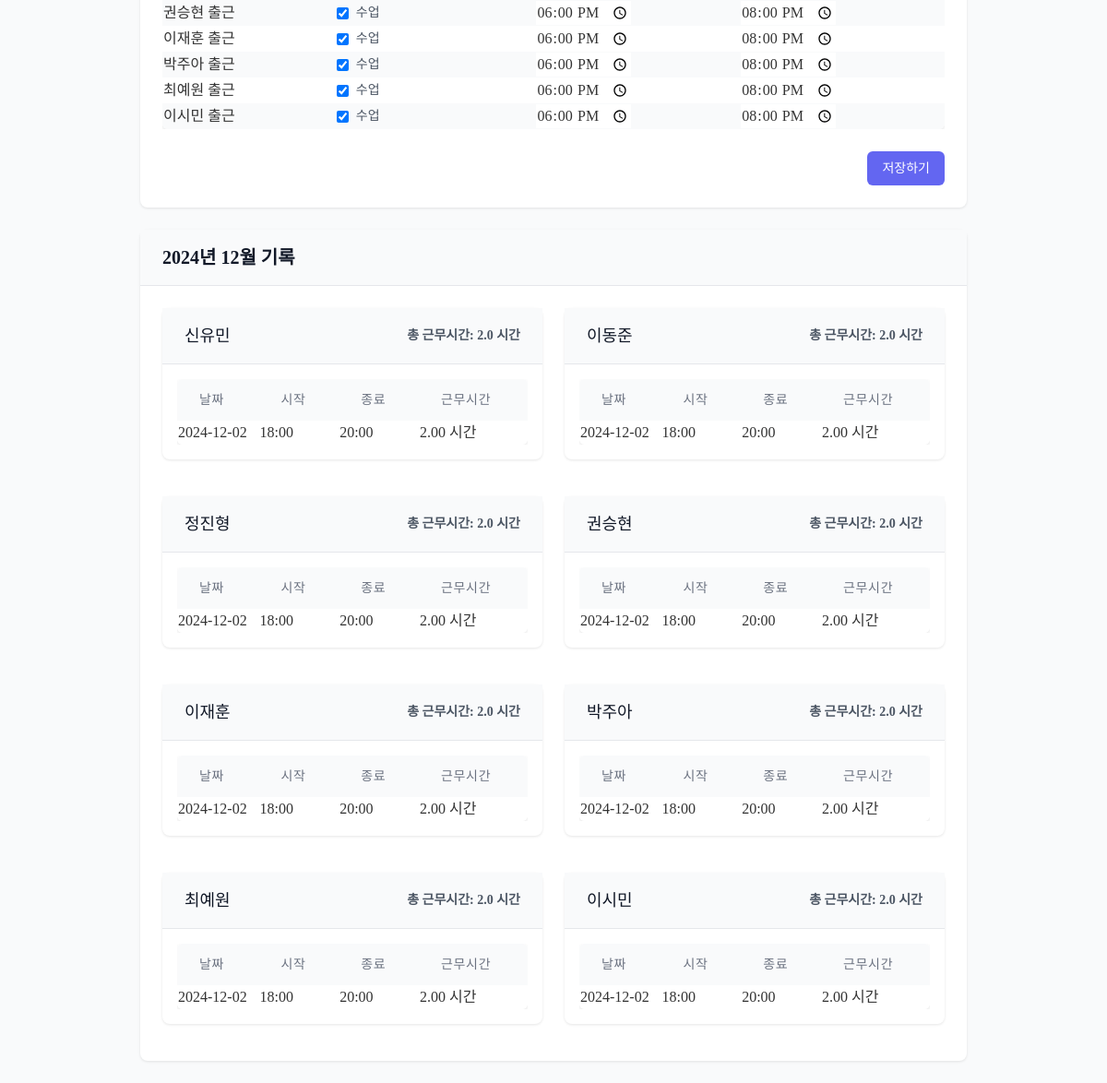
The app's page /teachers/attendance/create/ (signed in, lower part), older data.
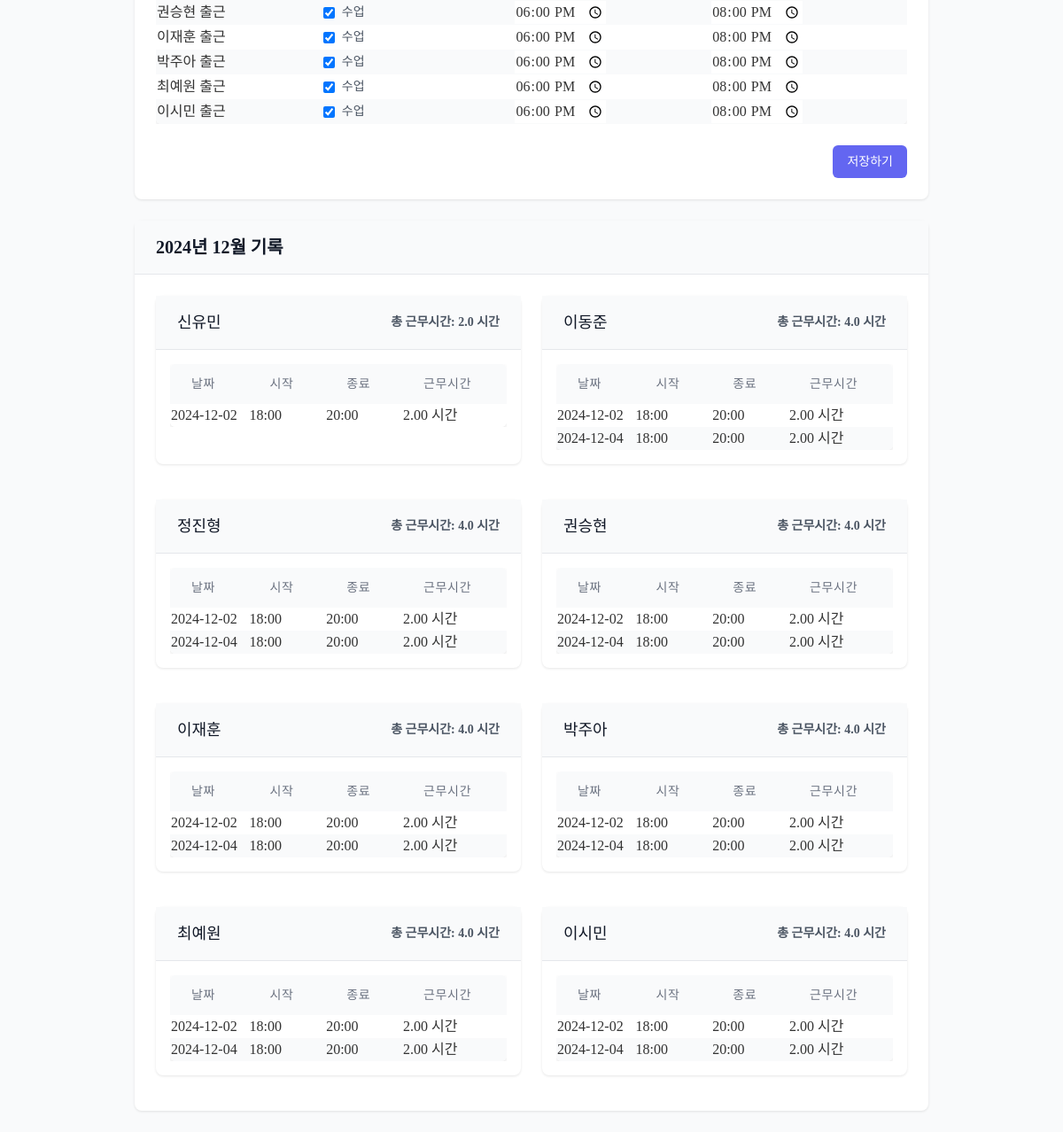
The same page, newer data.
### teachers/models.py (models this page shows, shortened)
class Teacher(models.Model):
    GENDER_CHOICES = [
        ('M', '남'),
        ('F', '여'),
    ]
    name = models.CharField(max_length=100, verbose_name='이름')
    phone_number = models.CharField(
        max_length=11,
        validators=[validate_phone_number],
        blank=True,
        null=True,
        verbose_name='전화번호'
    )
    email = models.EmailField(blank=True, null=True, verbose_name='이메일')
    gender = models.CharField(max_length=1, choices=GENDER_CHOICES, blank=True, null=True, verbose_name='성별')
    hire_date = models.DateField(blank=True, null=True, verbose_name='입사일')
    resignation_date = models.DateField(null=True, blank=True, verbose_name='퇴사일')
    bank = models.ForeignKey('common.Bank', on_delete=models.SET_NULL, blank=True, null=True, verbose_name='거래은행')
    account_number = models.CharField(max_length=20, blank=True, null=True, verbose_name='급여계좌')
    base_salary = models.IntegerField(blank=True, null=True, verbose_name='급여기준', default=15000)
    additional_salary = models.IntegerField(blank=True, null=True, verbose_name='추가급여', default=0)
    other_info = models.TextField(blank=True, null=True, verbose_name='기타')
    is_active = models.BooleanField(default=True, verbose_name="재직 중")
    extra_field1 = models.CharField(max_length=100, blank=True, null=True, verbose_name='예비1')
    extra_field2 = models.CharField(max_length=100, blank=True, null=True, verbose_name='예비2')
    extra_field3 = models.CharField(max_length=100, blank=True, null=True, verbose_name='예비3')
    extra_field4 = models.CharField(max_length=100, blank=True, null=True, verbose_name='예비4')
    class Meta:
        verbose_name = '교사'
        verbose_name_plural = '교사'

class Attendance(models.Model):
    teacher = models.ForeignKey(Teacher, on_delete=models.CASCADE, verbose_name='교사')
    date = models.DateField(default=timezone.now, verbose_name='날짜')
    is_present = models.BooleanField(default=True, verbose_name='출근')
    start_time = models.TimeField(null=True, blank=True, verbose_name='근무 시작 시간')
    end_time = models.TimeField(null=True, blank=True, verbose_name='근무 종료 시간')
    class Meta:
        unique_together = ['teacher', 'date']
        verbose_name = '출근기록'
        verbose_name_plural = '출근기록'

### teachers/views.py (the view, shortened to what this page needs)
# urls.py: path('attendance/create/', views.AttendanceCreateView.as_view(), name='attendance_create'),
class AttendanceCreateView(LoginRequiredMixin, View):
    def get(self, request):
        teachers = Teacher.objects.filter(is_active=True)
        form = BulkAttendanceForm(teachers=teachers)
        current_date = timezone.now().date()
        month_start = current_date.replace(day=1)
        month_end = (month_start + timedelta(days=32)).replace(day=1) - timedelta(days=1)
        monthly_records = Attendance.objects.filter(date__range=[month_start, month_end]).order_by('teacher', 'date')
        teacher_records = {}
        for record in monthly_records:
            if record.teacher not in teacher_records:
                teacher_records[record.teacher] = {'records': [], 'total_hours': 0}
            if record.start_time and record.end_time:
                start_datetime = timezone.make_aware(timezone.datetime.combine(record.date, record.start_time))
                end_datetime = timezone.make_aware(timezone.datetime.combine(record.date, record.end_time))
                work_hours = (end_datetime - start_datetime).total_seconds() / 3600
                record.work_hours = round(work_hours, 2)
                teacher_records[record.teacher]['total_hours'] += record.work_hours
            else:
                record.work_hours = None
            teacher_records[record.teacher]['records'].append(record)
        context = {
            'form': form,
            'teacher_records': teacher_records,
            'current_month': current_date.strftime('%Y년 %m월')
        }
        return render(request, 'teachers/attendance_form.html', context)

### teachers/forms.py
class BulkAttendanceForm(forms.Form):
    date = forms.DateField(widget=forms.DateInput(attrs={'type': 'date'}), initial=timezone.now)
    def __init__(self, *args, **kwargs):
        teachers = kwargs.pop('teachers', None)
        super().__init__(*args, **kwargs)
        if teachers:
            for teacher in teachers:
                self.fields[f'is_present_{teacher.id}'] = forms.BooleanField(required=False, initial=True, label=f'{teacher.name} 출근')
                self.fields[f'start_time_{teacher.id}'] = forms.TimeField(
                    widget=forms.TimeInput(attrs={'type': 'time'}),
                    initial=timezone.now().replace(hour=18, minute=0, second=0).time(),
                    required=False,
                    label=f'{teacher.name} 시작 시간'
                )
                self.fields[f'end_time_{teacher.id}'] = forms.TimeField(
                    widget=forms.TimeInput(attrs={'type': 'time'}),
                    initial=timezone.now().replace(hour=20, minute=0, second=0).time(),
                    required=False,
                    label=f'{teacher.name} 종료 시간'
                )

### teachers/templates/teachers/attendance_form.html (shortened to what the changed rows need)
{% extends 'teachers/base_teachers.html' %}
{% block teacher_content %}
<div class="space-y-6">
    <div class="content-card">
        <div class="card-body">
            <form method="post" class="space-y-6">
                <div class="overflow-x-auto">
                    <table class="content-table">
                        <tbody>
                            {% for field in form %}
                                {% if field.name != 'date' %}
                                    {% if 'is_present' in field.name %}
                                        <tr>
                                            <td class="font-medium">{{ field.label }}</td>
                                            <td>
                                                <div class="flex items-center">
                                                    {{ field }}
                                                    <label for="{{ field.id_for_label }}" class="ml-2 text-sm text-gray-600">
                                                        수업
                                                    </label>
                                                </div>
                                            </td>
                                    {% elif 'start_time' in field.name %}
                                            <td>{{ field }}</td>
                                    {% elif 'end_time' in field.name %}
                                            <td>{{ field }}</td>
                                        </tr>
                                    {% endif %}
                                {% endif %}
                            {% endfor %}
                        </tbody>
                    </table>
                </div>
            </form>
        </div>
    </div>
    <div class="content-card">
        <div class="card-body">
            <div class="grid grid-cols-1 lg:grid-cols-2 gap-6">
                {% for teacher, data in teacher_records.items %}
                    <div class="content-card">
                        <div class="card-header bg-gray-50">
                            <div class="flex justify-between items-center">
                                <h4 class="text-lg font-medium text-gray-900">{{ teacher.name }}</h4>
                                <span class="text-sm text-gray-600">
                                    총 근무시간: {{ data.total_hours|floatformat:1 }} 시간
                                </span>
                            </div>
                        </div>
                        <div class="p-4">
                            <div class="overflow-x-auto">
                                <table class="content-table">
                                    <thead>
                                        <tr>
                                            <th>날짜</th>
                                            <th>시작</th>
                                            <th>종료</th>
                                            <th>근무시간</th>
                                        </tr>
                                    </thead>
                                    <tbody>
                                        {% for record in data.records %}
                                            <tr>
                                                <td>{{ record.date|date:"Y-m-d" }}</td>
                                                <td>{{ record.start_time|time:"H:i" }}</td>
                                                <td>{{ record.end_time|time:"H:i" }}</td>
                                                <td>
                                                    {% if record.work_hours is not None %}
                                                        {{ record.work_hours|floatformat:2 }} 시간
                                                    {% else %}
                                                        -
                                                    {% endif %}
                                                </td>
                                            </tr>
                                        {% endfor %}
                                    </tbody>
                                </table>
                            </div>
                        </div>
                    </div>
                {% empty %}
                    <div class="content-card">
                        <div class="card-body">
                            <p class="text-gray-500 text-center">이번 달은 근무 기록이 없습니다.</p>
                        </div>
                    </div>
                {% endfor %}
            </div>
        </div>
    </div>
</div>
{% endblock %}

Row changes from the older to the newer data that the page shows:
computed for Teacher "이동준": total_hours "2.0" → "4.0"
added Attendance: date "2024-12-04", start_time "18:00", end_time "20:00", work_hours "2.00", shown under Teacher "이동준"
computed for Teacher "정진형": total_hours "2.0" → "4.0"
added Attendance: date "2024-12-04", start_time "18:00", end_time "20:00", work_hours "2.00", shown under Teacher "정진형"
computed for Teacher "권승현": total_hours "2.0" → "4.0"
added Attendance: date "2024-12-04", start_time "18:00", end_time "20:00", work_hours "2.00", shown under Teacher "권승현"
computed for Teacher "이재훈": total_hours "2.0" → "4.0"
added Attendance: date "2024-12-04", start_time "18:00", end_time "20:00", work_hours "2.00", shown under Teacher "이재훈"
computed for Teacher "박주아": total_hours "2.0" → "4.0"
added Attendance: date "2024-12-04", start_time "18:00", end_time "20:00", work_hours "2.00", shown under Teacher "박주아"
computed for Teacher "최예원": total_hours "2.0" → "4.0"
added Attendance: date "2024-12-04", start_time "18:00", end_time "20:00", work_hours "2.00", shown under Teacher "최예원"
computed for Teacher "이시민": total_hours "2.0" → "4.0"
added Attendance: date "2024-12-04", start_time "18:00", end_time "20:00", work_hours "2.00", shown under Teacher "이시민"
